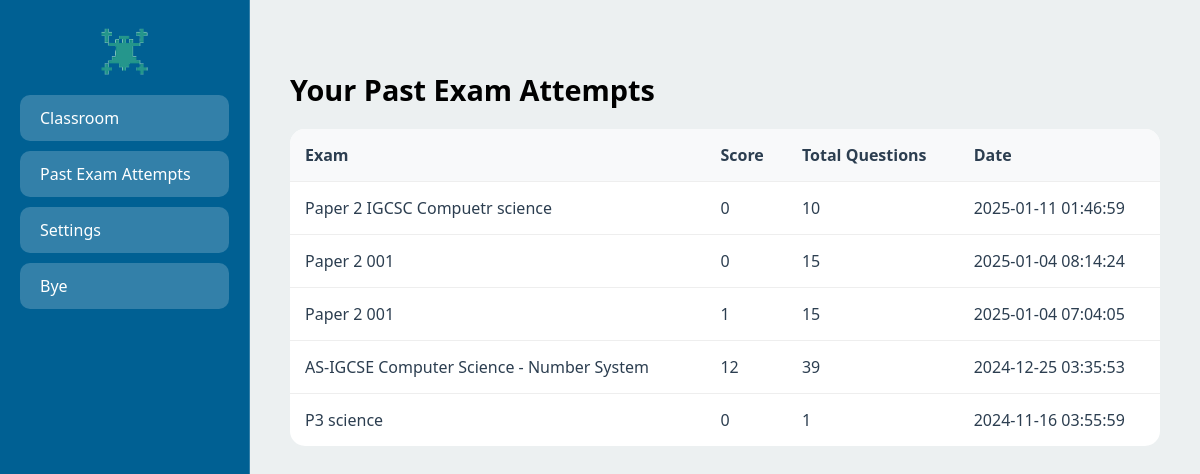
Page /attempts (signed in) on the committed database.
### app.py (models this page shows)
class ExamAttempt(db.Model):
    id = db.Column(db.Integer, primary_key=True)
    user_id = db.Column(db.Integer, db.ForeignKey('user.id'), nullable=False)
    exam_id = db.Column(db.Integer, db.ForeignKey('exam.id'), nullable=False)
    score = db.Column(db.Integer, nullable=False)
    total_questions = db.Column(db.Integer, nullable=False)
    attempt_date = db.Column(db.DateTime, default=datetime.utcnow)
    user = db.relationship('User', backref='attempts', lazy=True)
    exam = db.relationship('Exam', backref='attempts', lazy=True)

class Exam(db.Model):
    __tablename__ = 'exam'
    id = db.Column(db.Integer, primary_key=True)
    title = db.Column(db.String(100), nullable=False)
    questions = db.relationship('Question', backref='exam', lazy=True)

### app.py (the view)
@app.route("/attempts")
@login_required
def attempts():
    attempts = ExamAttempt.query.filter_by(user_id=current_user.id).order_by(ExamAttempt.attempt_date.desc()).all()
    return render_template("attempts.html", attempts=attempts)

### app.py (called while the page is built)
@login_manager.user_loader
def load_user(user_id):
    return User.query.get(int(user_id))

### templates/attempts.html (shortened to what this page needs)
<!DOCTYPE html>
<html lang="en">
<head>
</head>
<body>
    <div class="sidebar">
     <center> <img src="static/logo.png" alt="Backbench Logo"></center>
            <a href="{{ url_for('user_home') }}" class="sidebar-button">Classroom</a>
            <a href="{{ url_for('attempts') }}" class="sidebar-button">Past Exam Attempts</a>
            <a href="{{ url_for('settings') }}" class="sidebar-button">Settings</a>
        <a href="{{ url_for('logout') }}" class="sidebar-button">Bye</a>
    </div>
    <div class="content">
        <h2>Your Past Exam Attempts</h2>
        <table class="attempts-table">
            <thead>
                <tr>
                    <th>Exam</th>
                    <th>Score</th>
                    <th>Total Questions</th>
                    <th>Date</th>
                </tr>
            </thead>
            <tbody>
                {% for attempt in attempts %}
                <tr>
                    <td>{{ attempt.exam.title }}</td>
                    <td>{{ attempt.score }}</td>
                    <td>{{ attempt.total_questions }}</td>
                    <td>{{ attempt.attempt_date.strftime('%Y-%m-%d %H:%M:%S') }}</td>
                </tr>
                {% endfor %}
            </tbody>
        </table>
    </div>
</body>
</html>

### templates/attempts.html (style rules this page uses)
* { box-sizing: border-box; margin: 0; padding: 0; font-family: 'Segoe UI', Tahoma, Geneva, Verdana, sans-serif; }
body { background: linear-gradient(135deg, #6a11cb 0%, #2575fc 100%); min-height: 100vh; display: flex; }
.sidebar { width: 250px; background: #006093; backdrop-filter: blur(10px); padding: 20px; border-right: 1px solid rgba(255, 255, 255, 0.2); }
.sidebar-button { display: block; padding: 12px 20px; margin: 10px 0; background: rgba(255, 255, 255, 0.2); color: white; text-decoration: none; border-radius: 10px; transition: all 0.3s ease; }
.content { flex: 1; padding: 40px; color: black; background: #ecf0f1; }
h2 { margin: 30px 0 20px; font-size: 1.8em; }
.attempts-table { width: 100%; background: white; border-radius: 15px; overflow: hidden; border-collapse: collapse; }
.attempts-table th, .attempts-table td { padding: 15px; text-align: left; color: #2c3e50; border-bottom: 1px solid #eee; }
.attempts-table th { background: #f8f9fa; font-weight: 600; }
.attempts-table tr:last-child td { border-bottom: none; }

### rows in the picture
ExamAttempt: exam "Paper 2 IGCSC Compuetr science", score "0", total_questions "10", attempt_date "2025-01-11 01:46:59"
ExamAttempt: exam "Paper 2 001", score "0", total_questions "15", attempt_date "2025-01-04 08:14:24"
ExamAttempt: exam "Paper 2 001", score "1", total_questions "15", attempt_date "2025-01-04 07:04:05"
ExamAttempt: exam "AS-IGCSE Computer Science - Number System", score "12", total_questions "39", attempt_date "2024-12-25 03:35:53"
ExamAttempt: exam "P3 science", score "0", total_questions "1", attempt_date "2024-11-16 03:55:59"
